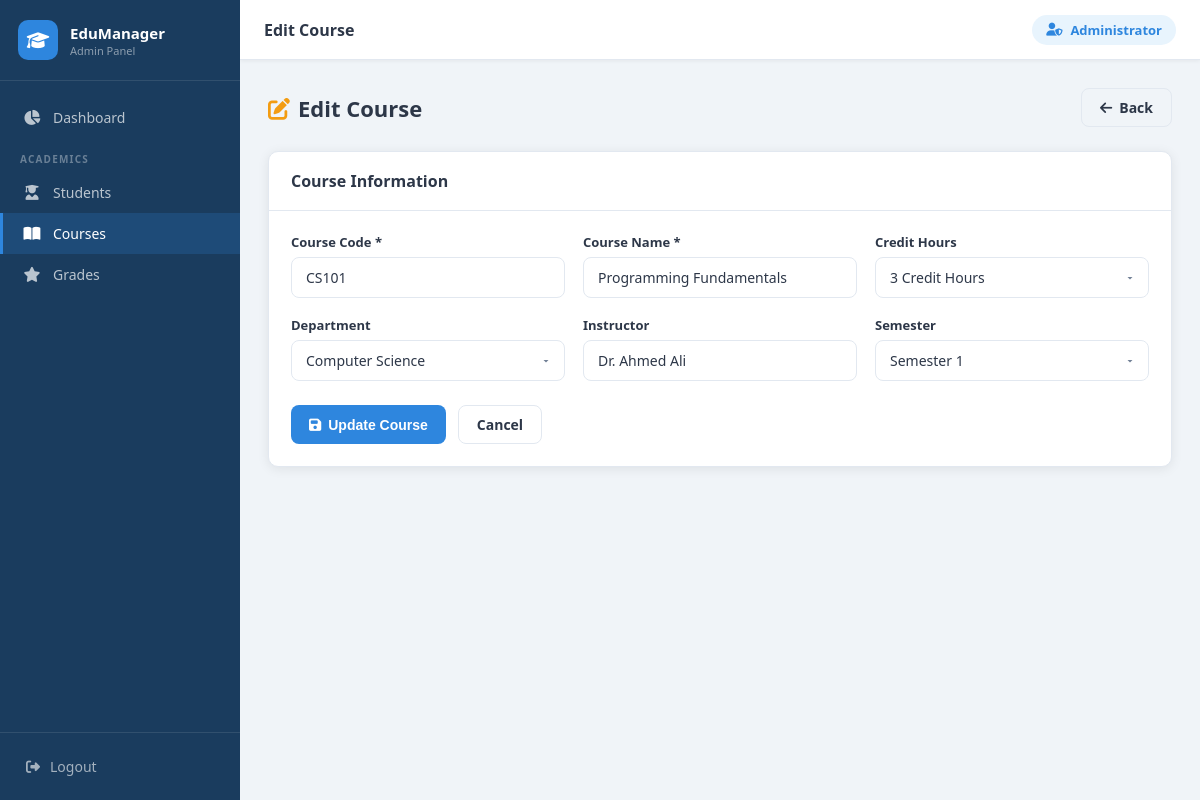
/courses/edit.php?id=1 (signed in), run on the app's committed database.
### tables this page shows
CREATE TABLE IF NOT EXISTS courses (
    id           INT AUTO_INCREMENT PRIMARY KEY,
    course_code  VARCHAR(20)  NOT NULL UNIQUE,
    course_name  VARCHAR(150) NOT NULL,
    credit_hours INT DEFAULT 3,
    department   VARCHAR(100),
    instructor   VARCHAR(100),
    semester     INT,
    created_at   TIMESTAMP DEFAULT CURRENT_TIMESTAMP
);

### courses/edit.php (the view, shortened to what this page needs)
<?php
$db = getDB();
$id = (int)($_GET['id']??0);
$course = $db->query("SELECT * FROM courses WHERE id=$id")->fetch_assoc();
$d = $_POST ?: $course;
include '../includes/header.php';
?>
<div class="page-header">
    <div><h1><i class="fas fa-edit" style="color:var(--warning);margin-right:8px;"></i>Edit Course</h1></div>
    <a href="index.php" class="btn btn-outline"><i class="fas fa-arrow-left"></i> Back</a>
</div>
<div class="card"><div class="card-header"><h2>Course Information</h2></div><div class="card-body">
<form method="POST">
    <div class="form-grid">
        <div class="form-group">
            <label>Course Code *</label>
            <input type="text" name="course_code" class="form-control" value="<?= htmlspecialchars($d['course_code']) ?>" required>
        </div>
        <div class="form-group">
            <label>Course Name *</label>
            <input type="text" name="course_name" class="form-control" value="<?= htmlspecialchars($d['course_name']) ?>" required>
        </div>
        <div class="form-group">
            <label>Credit Hours</label>
            <select name="credit_hours" class="form-control">
                <?php for($i=1;$i<=4;$i++): ?><option value="<?=$i?>" <?= $d['credit_hours']==$i?'selected':'' ?>><?=$i?> Credit Hours</option><?php endfor; ?>
            </select>
        </div>
        <div class="form-group">
            <label>Department</label>
            <select name="department" class="form-control">
                <?php foreach(['Software Engineering','Computer Science','Information Technology'] as $dept): ?>
                <option value="<?=$dept?>" <?= $d['department']===$dept?'selected':'' ?>><?=$dept?></option>
                <?php endforeach; ?>
            </select>
        </div>
        <div class="form-group">
            <label>Instructor</label>
            <input type="text" name="instructor" class="form-control" value="<?= htmlspecialchars($d['instructor']??'') ?>">
        </div>
        <div class="form-group">
            <label>Semester</label>
            <select name="semester" class="form-control">
                <?php for($i=1;$i<=8;$i++): ?><option value="<?=$i?>" <?= $d['semester']==$i?'selected':'' ?>>Semester <?=$i?></option><?php endfor; ?>
            </select>
        </div>
    </div>
    <div style="margin-top:24px;display:flex;gap:12px;">
        <button type="submit" class="btn btn-primary"><i class="fas fa-save"></i> Update Course</button>
        <a href="index.php" class="btn btn-outline">Cancel</a>
    </div>
</form>
</div></div>
<?php include '../includes/footer.php'; ?>

### css/style.css (style rules this page uses)
*, *::before, *::after { box-sizing: border-box; margin: 0; padding: 0; }
:root { --primary: #1a3c5e; --primary-lt: #245480; --accent: #2e86de; --accent-lt: #e8f4fd; --success: #27ae60; --warning: #f39c12; --danger: #e74c3c; --bg: #f0f4f8; --card: #ffffff; --text: #2d3748; --text-muted: #718096; --border: #e2e8f0; --sidebar-w: 240px; --topbar-h: 60px; --radius: 10px; --shadow: 0 2px 12px rgba(0,0,0,.08); }
body { font-family: 'Segoe UI', Arial, sans-serif; background: var(--bg); color: var(--text); display: flex; min-height: 100vh; }
a { text-decoration: none; color: inherit; }
.page-header { display: flex; align-items: center; justify-content: space-between; margin-bottom: 24px; flex-wrap: wrap; gap: 12px; }
.page-header h1 { font-size: 22px; font-weight: 700; }
.card { background: var(--card); border-radius: var(--radius); box-shadow: var(--shadow); border: 1px solid var(--border); overflow: hidden; }
.card-header { padding: 18px 22px; border-bottom: 1px solid var(--border); display: flex; align-items: center; justify-content: space-between; gap: 12px; flex-wrap: wrap; }
.card-header h2 { font-size: 16px; font-weight: 700; }
.card-body { padding: 22px; }
.btn { display: inline-flex; align-items: center; gap: 7px; padding: 9px 18px; border-radius: 8px; font-size: 14px; font-weight: 600; border: none; cursor: pointer; transition: all .2s; white-space: nowrap; }
.btn-primary { background: var(--accent); color: #fff; }
.btn-outline { background: transparent; border: 1.5px solid var(--border); color: var(--text); }
.form-grid { display: grid; grid-template-columns: repeat(auto-fit, minmax(260px, 1fr)); gap: 18px; }
.form-group { display: flex; flex-direction: column; gap: 6px; }
.form-group label { font-size: 13px; font-weight: 600; color: var(--text); }
.form-control { padding: 10px 14px; border: 1.5px solid var(--border); border-radius: 8px; font-size: 14px; color: var(--text); background: #fff; transition: border-color .2s; width: 100%; font-family: inherit; }
select.form-control { appearance: none; background-repeat: no-repeat; background-position: right 12px center; padding-right: 36px; }

### data on the page
courses: course_code "CS101", course_name "Programming Fundamentals", credit_hours "3 Credit Hours", department "Computer Science", instructor "Dr. Ahmed Ali", semester "Semester 1"

### other printed values
$pageTitle "Edit Course"
$_SESSION['admin_name'] "Administrator"
